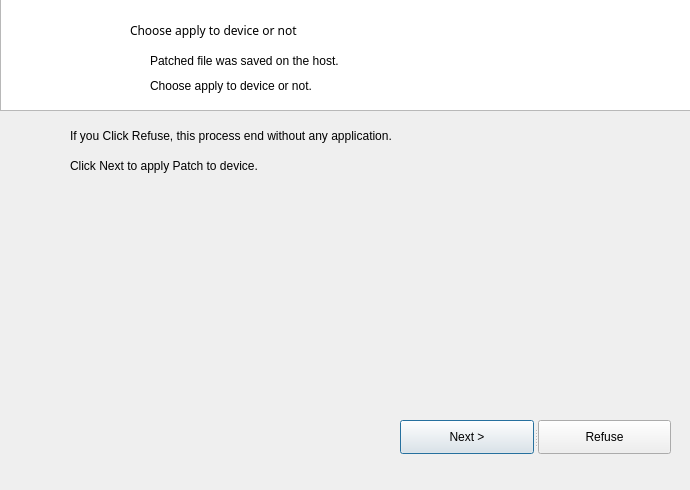
<?xml version="1.0" encoding="UTF-8"?>
<ui version="4.0">
 <class>Dialog</class>
 <widget class="QDialog" name="Dialog">
  <property name="geometry">
   <rect>
    <x>0</x>
    <y>0</y>
    <width>690</width>
    <height>490</height>
   </rect>
  </property>
  <property name="minimumSize">
   <size>
    <width>690</width>
    <height>490</height>
   </size>
  </property>
  <property name="maximumSize">
   <size>
    <width>690</width>
    <height>490</height>
   </size>
  </property>
  <property name="windowTitle">
   <string>FCS_IoT Patch Tool v.1.0</string>
  </property>
  <widget class="QLabel" name="label">
   <property name="geometry">
    <rect>
     <x>70</x>
     <y>150</y>
     <width>561</width>
     <height>31</height>
    </rect>
   </property>
   <property name="font">
    <font>
     <family>Arial</family>
     <pointsize>9</pointsize>
     <weight>50</weight>
     <italic>false</italic>
     <bold>false</bold>
    </font>
   </property>
   <property name="styleSheet">
    <string notr="true">font: 9pt &quot;Arial&quot;;</string>
   </property>
   <property name="text">
    <string>Click Next to apply Patch to device. </string>
   </property>
  </widget>
  <widget class="QSplitter" name="splitter_2">
   <property name="geometry">
    <rect>
     <x>400</x>
     <y>420</y>
     <width>271</width>
     <height>34</height>
    </rect>
   </property>
   <property name="orientation">
    <enum>Qt::Horizontal</enum>
   </property>
   <widget class="QPushButton" name="btn_next">
    <property name="styleSheet">
     <string notr="true">font: 9pt &quot;Arial&quot;;</string>
    </property>
    <property name="text">
     <string>Next &gt;</string>
    </property>
   </widget>
   <widget class="QPushButton" name="btn_finish">
    <property name="styleSheet">
     <string notr="true">font: 9pt &quot;Arial&quot;;</string>
    </property>
    <property name="text">
     <string>Refuse</string>
    </property>
   </widget>
  </widget>
  <widget class="QLabel" name="label_6">
   <property name="geometry">
    <rect>
     <x>130</x>
     <y>10</y>
     <width>381</width>
     <height>41</height>
    </rect>
   </property>
   <property name="font">
    <font>
     <family>Arial Rounded MT Bold</family>
     <pointsize>9</pointsize>
     <weight>50</weight>
     <italic>false</italic>
     <bold>false</bold>
    </font>
   </property>
   <property name="styleSheet">
    <string notr="true">
font: 9pt &quot;Arial Rounded MT Bold&quot;;</string>
   </property>
   <property name="text">
    <string>Choose apply to device or not</string>
   </property>
   <property name="alignment">
    <set>Qt::AlignLeading|Qt::AlignLeft|Qt::AlignVCenter</set>
   </property>
  </widget>
  <widget class="QLabel" name="label_7">
   <property name="geometry">
    <rect>
     <x>150</x>
     <y>40</y>
     <width>461</width>
     <height>41</height>
    </rect>
   </property>
   <property name="font">
    <font>
     <family>Arial</family>
     <pointsize>9</pointsize>
     <weight>9</weight>
     <italic>false</italic>
     <bold>false</bold>
    </font>
   </property>
   <property name="styleSheet">
    <string notr="true">font: 75 9pt &quot;Arial&quot;;</string>
   </property>
   <property name="text">
    <string>Patched file was saved on the host. </string>
   </property>
   <property name="alignment">
    <set>Qt::AlignLeading|Qt::AlignLeft|Qt::AlignVCenter</set>
   </property>
  </widget>
  <widget class="QListWidget" name="listWidget">
   <property name="geometry">
    <rect>
     <x>0</x>
     <y>-20</y>
     <width>701</width>
     <height>131</height>
    </rect>
   </property>
  </widget>
  <widget class="QLabel" name="label_logo">
   <property name="geometry">
    <rect>
     <x>10</x>
     <y>-10</y>
     <width>101</width>
     <height>111</height>
    </rect>
   </property>
   <property name="text">
    <string>&lt;html&gt;&lt;head/&gt;&lt;body&gt;&lt;p&gt;&lt;img src=&quot;:/newPrefix/100.png&quot;/&gt;&lt;/p&gt;&lt;/body&gt;&lt;/html&gt;</string>
   </property>
  </widget>
  <widget class="QLabel" name="label_4">
   <property name="geometry">
    <rect>
     <x>150</x>
     <y>70</y>
     <width>421</width>
     <height>31</height>
    </rect>
   </property>
   <property name="styleSheet">
    <string notr="true">font: 9pt &quot;Arial&quot;;</string>
   </property>
   <property name="text">
    <string>Choose apply to device or not.</string>
   </property>
  </widget>
  <widget class="QLabel" name="label_2">
   <property name="geometry">
    <rect>
     <x>70</x>
     <y>120</y>
     <width>561</width>
     <height>31</height>
    </rect>
   </property>
   <property name="font">
    <font>
     <family>Arial</family>
     <pointsize>9</pointsize>
     <weight>50</weight>
     <italic>false</italic>
     <bold>false</bold>
    </font>
   </property>
   <property name="styleSheet">
    <string notr="true">font: 9pt &quot;Arial&quot;;</string>
   </property>
   <property name="text">
    <string>If you Click Refuse, this process end without any application.</string>
   </property>
  </widget>
  <zorder>listWidget</zorder>
  <zorder>label</zorder>
  <zorder>splitter_2</zorder>
  <zorder>label_6</zorder>
  <zorder>label_7</zorder>
  <zorder>label_logo</zorder>
  <zorder>label_4</zorder>
  <zorder>label_2</zorder>
 </widget>
 <resources/>
 <connections/>
</ui>
